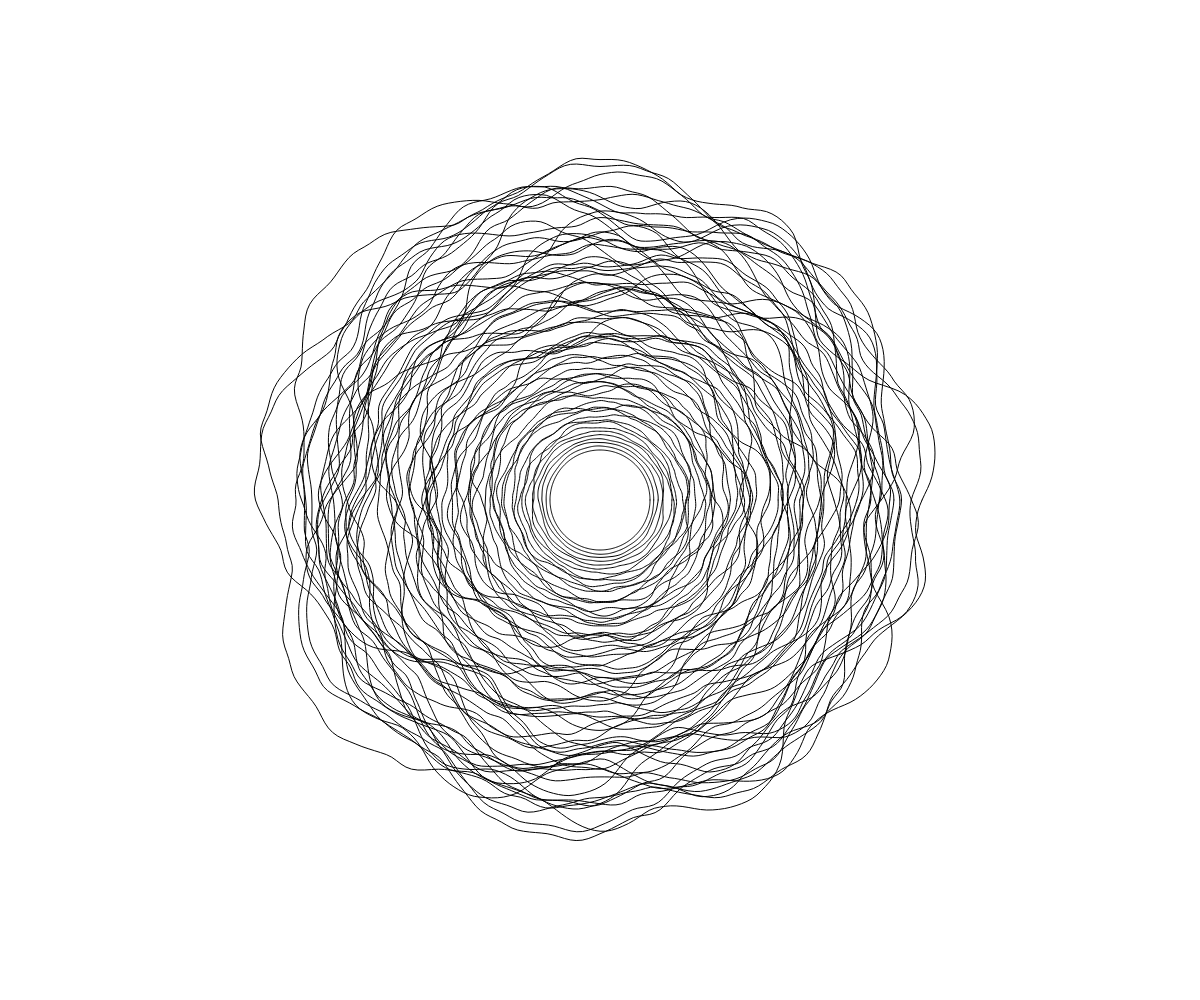
Frame 1 (no input)
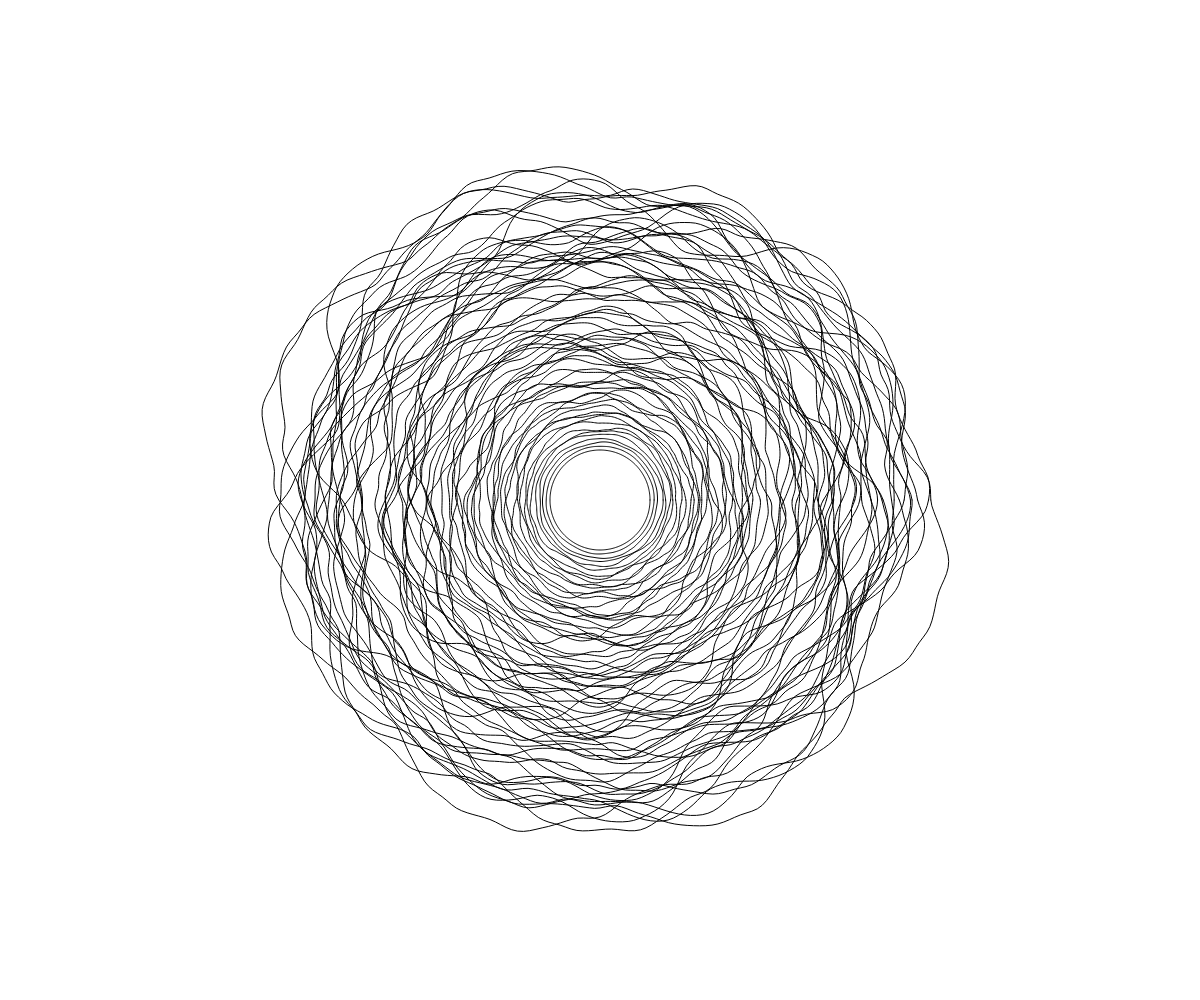
Frame 2 (the mouse pressed at the canvas centre, redrawn once)

The p5.js sketch that drew these frames (run headless with seeded random() and noise() and a simulated clock; the mouse was pressed at the canvas centre and the sketch redrawn once):

// p5.js sketch
// ── sketch.js
new p5();

const width = windowWidth;
const height = windowHeight;
const rMax = width > height ? height : width;
const x0 = width / 2;
const y0 = height / 2;

function setup() {
  pixelDensity(displayDensity());
  createCanvas(width, height);
  angleMode(DEGREES);
  colorMode(360, 100, 100, 100);
  noLoop();
}

function draw() {
  background("white");
  strokeWeight(1);

  const numLines = 1000;
  for (let i = 0; i < 70; i++) {
    const r = 50 + i * 4;
    const rMin = r - i;
    const rMax = r + i;
    const noiseMax = map(i, 0, numLines, sin(270) + 1, sin(360) + 1) * 200;
    new Ring(x0, y0, rMin, rMax, 3).render();
  }
}

// ── ring.js
class Ring {
  constructor(_x0, _y0, _rMin, _rMax, _noiseMax) {
    this.x0 = _x0;
    this.y0 = _y0;
    this.rMin = _rMin;
    this.rMax = _rMax;
    this.noiseMax = _noiseMax;
  }

  render() {
    noFill();

    push();
    translate(this.x0, this.y0);

    beginShape();
    const offset = random(0, 360);
    for (let theta = 0; theta <= 360; theta++) {
      const xOff = map(sin(theta + offset), -1, 1, 0, this.noiseMax);
      const yOff = map(cos(theta + offset), -1, 1, 0, this.noiseMax);
      const r = map(noise(xOff, yOff), 0, 1, this.rMin, this.rMax);

      vertex(r * cos(theta), r * sin(theta));
    }
    endShape();
    pop();
  }
}
